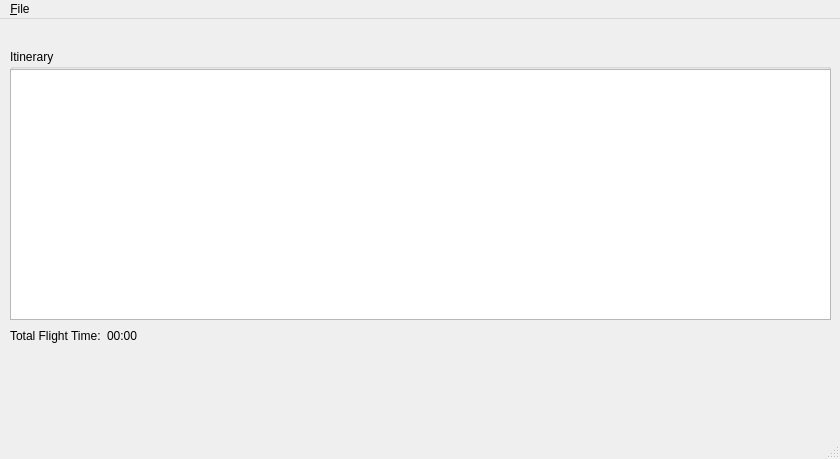
<?xml version="1.0" encoding="UTF-8"?>
<ui version="4.0">
 <class>MainWindow</class>
 <widget class="QMainWindow" name="MainWindow">
  <property name="geometry">
   <rect>
    <x>0</x>
    <y>0</y>
    <width>840</width>
    <height>459</height>
   </rect>
  </property>
  <property name="windowTitle">
   <string>Itinerary</string>
  </property>
  <widget class="QWidget" name="centralwidget">
   <widget class="QGroupBox" name="groupBox">
    <property name="geometry">
     <rect>
      <x>10</x>
      <y>30</y>
      <width>821</width>
      <height>271</height>
     </rect>
    </property>
    <property name="title">
     <string>Itinerary</string>
    </property>
    <widget class="QTableView" name="tableView">
     <property name="geometry">
      <rect>
       <x>0</x>
       <y>20</y>
       <width>821</width>
       <height>251</height>
      </rect>
     </property>
     <property name="verticalScrollBarPolicy">
      <enum>Qt::ScrollBarAlwaysOff</enum>
     </property>
     <property name="horizontalScrollBarPolicy">
      <enum>Qt::ScrollBarAlwaysOff</enum>
     </property>
     <property name="sizeAdjustPolicy">
      <enum>QAbstractScrollArea::AdjustToContents</enum>
     </property>
     <property name="editTriggers">
      <set>QAbstractItemView::NoEditTriggers</set>
     </property>
     <property name="showDropIndicator" stdset="0">
      <bool>false</bool>
     </property>
     <property name="dragDropOverwriteMode">
      <bool>false</bool>
     </property>
     <property name="alternatingRowColors">
      <bool>false</bool>
     </property>
     <property name="selectionMode">
      <enum>QAbstractItemView::SingleSelection</enum>
     </property>
     <property name="selectionBehavior">
      <enum>QAbstractItemView::SelectRows</enum>
     </property>
     <attribute name="horizontalHeaderStretchLastSection">
      <bool>true</bool>
     </attribute>
    </widget>
   </widget>
   <widget class="QWidget" name="formLayoutWidget">
    <property name="geometry">
     <rect>
      <x>10</x>
      <y>310</y>
      <width>301</width>
      <height>101</height>
     </rect>
    </property>
    <layout class="QFormLayout" name="formLayout">
     <item row="0" column="0">
      <widget class="QLabel" name="label_2">
       <property name="text">
        <string>Total Flight Time:</string>
       </property>
      </widget>
     </item>
     <item row="0" column="1">
      <widget class="QLabel" name="flightTimeLabel">
       <property name="text">
        <string>00:00</string>
       </property>
      </widget>
     </item>
    </layout>
   </widget>
  </widget>
  <widget class="QMenuBar" name="menubar">
   <property name="geometry">
    <rect>
     <x>0</x>
     <y>0</y>
     <width>840</width>
     <height>20</height>
    </rect>
   </property>
   <widget class="QMenu" name="menuFile">
    <property name="title">
     <string>&amp;File</string>
    </property>
    <addaction name="actionSaveItinerary"/>
    <addaction name="actionOpenItinerary"/>
    <addaction name="separator"/>
    <addaction name="actionExit"/>
   </widget>
   <addaction name="menuFile"/>
  </widget>
  <widget class="QStatusBar" name="statusbar"/>
  <action name="actionSaveItinerary">
   <property name="text">
    <string>&amp;Save Itinerary...</string>
   </property>
  </action>
  <action name="actionOpenItinerary">
   <property name="text">
    <string>&amp;Open Itinerary...</string>
   </property>
  </action>
  <action name="actionExit">
   <property name="text">
    <string>&amp;Exit</string>
   </property>
  </action>
 </widget>
 <resources/>
 <connections/>
</ui>
